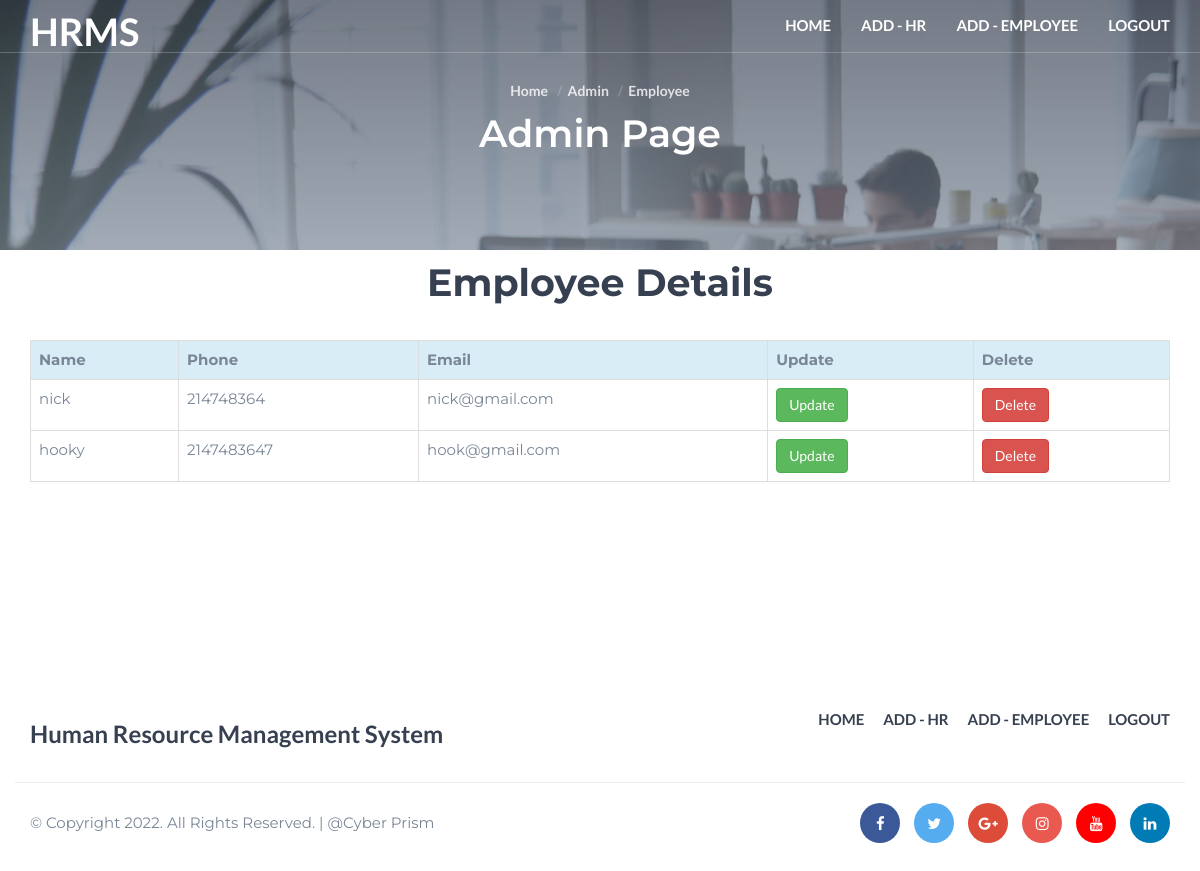
/admin/employee_view.php, run on the app's committed database.
### tables this page shows
CREATE TABLE `employee` (
  `id` int(50) NOT NULL,
  `name` varchar(100) NOT NULL,
  `phonenumber` int(20) NOT NULL,
  `email` varchar(50) NOT NULL,
  `salary` int(50) NOT NULL,
  `loginid` int(50) NOT NULL
);

### admin/employee_view.php (the view, shortened to what this page needs)
<!DOCTYPE html>
<html lang="en">
	<head>
		<link type="text/css" rel="stylesheet" href="css/bootstrap.min.css"/>
		<link rel="stylesheet" href="css/font-awesome.min.css">
		<link type="text/css" rel="stylesheet" href="css/style.css"/>
    </head>
	<body>
		<header id="header" class="transparent-nav">
			<div class="container">
				<div class="navbar-header">
					<div class="navbar-brand">
						<a class="logo" href="index.html">
							<h1 class="logoname">HRMS</h1>
						</a>
					</div>
				</div>
				<nav id="nav">
					<ul class="main-menu nav navbar-nav navbar-right">
						<li><a href="../admin/admin_index.php">Home</a></li>
						<li><a href="../admin/hr.php">Add - HR</a></li>
						<li><a href="../admin/employe.php">Add - Employee</a></li>
						<li><a href="../admin/logout.php">Logout</a></li>
					</ul>
				</nav>
			</div>
		</header>
		<div class="hero-area section">
			<div class="bg-image bg-parallax overlay" style="background-image:url(./img/page-background.jpg)"></div>
			<div class="container">
				<div class="row">
					<div class="col-md-10 col-md-offset-1 text-center">
						<ul class="hero-area-tree">
							<li><a href="../admin/admin_index.php">Home</a></li>
							<li>Admin</li>
                            <li>Employee</li>
						</ul>
						<h1 class="white-text">Admin Page</h1>
					</div>
				</div>
			</div>
		</div>
<section>
    <div class="container add-emp">
			<center><h1 class="p-2 mb-0 bg-dark text-light"><strong>Employee Details</strong></h1><br></center>
			<table class="table table-bordered table-hover">
					<tr>
						<th class="p-3 mb-2 bg-info text-light">Name </th>
						<th class="p-3 mb-2 bg-info text-light">Phone</th>
						<th class="p-3 mb-2 bg-info text-light">Email</th>
						<th class="p-3 mb-2 bg-info text-light">Update</th>
						<th class="p-3 mb-2 bg-info text-light">Delete</th>
					</tr>
					<?php
						include '../connection.php';
						$sql = "select * from employee";
						$result = mysqli_query($con, $sql);
						while ($data = mysqli_fetch_assoc($result))
						{
					?>      <td><?php echo $data['name'];?></td>
							<td><?php echo $data['phonenumber']?></td>
							<td><?php echo $data['email']?></td>
              <td><a class="btn btn-success py-2 px-3" href="employee_up.php?id=<?php echo $data['id']; ?>">Update</a> </td>
              <td><a class="btn btn-danger py-2 px-3"  href="hr_delete.php?id=<?php echo $data['id']; ?>">Delete</a> </td>
					<?php
						}
					?>
		    </table>
		</div>
</section>
<br><br><br><br><br>
		<footer id="footer" class="section">
			<div class="container">
				<div class="row">
					<div class="col-md-6">
						<div class="footer-logo">
							<a class="logo" href="index.html">
								<h3 class="text-secondary">Human Resource Management System</h3>
							</a>
						</div>
					</div>
					<div class="col-md-6">
						<ul class="footer-nav">
						<li><a href="../admin/admin_index.php">Home</a></li>
						<li><a href="../admin/hr.php">Add - HR</a></li>
						<li><a href="../admin/employe.php">Add - Employee</a></li>
						<li><a href="../admin/logout.php">Logout</a></li>
						</ul>
					</div>
				</div>
				<div id="bottom-footer" class="row">
					<div class="col-md-4 col-md-push-8">
						<ul class="footer-social">
							<li><a href="#" class="facebook"><i class="fa fa-facebook"></i></a></li>
							<li><a href="#" class="twitter"><i class="fa fa-twitter"></i></a></li>
							<li><a href="#" class="google-plus"><i class="fa fa-google-plus"></i></a></li>
							<li><a href="#" class="instagram"><i class="fa fa-instagram"></i></a></li>
							<li><a href="#" class="youtube"><i class="fa fa-youtube"></i></a></li>
							<li><a href="#" class="linkedin"><i class="fa fa-linkedin"></i></a></li>
						</ul>
					</div>
					<div class="col-md-8 col-md-pull-4">
						<div class="footer-copyright">
							<span>&copy; Copyright 2022. All Rights Reserved.  |  </a>@Cyber Prism</span>
						</div>
					</div>
				</div>
			</div>
		</footer>
	</body>
</html>

### admin/css/style.css (style rules this page uses)
body { font-family: 'Montserrat', sans-serif; font-size: 15px; font-weight: 400; color: #798696; overflow-x:hidden; }
h1,h2,h3,h4,h5,h6 { margin-top: 12px; margin-bottom: 15px; font-weight: 600; color: #374050; }
h1 { font-size:38px; }
h3 { font-size:24px; }
a { font-family: 'Lato', sans-serif; color: #374050; font-weight: 700; }
ul,ol { margin: 0; padding: 0; list-style: none }
.white-text { color: #FFF; }
.section { position:relative; padding-top:80px; padding-bottom:80px; }
.bg-image { position:absolute; left:0; right:0; top:0; bottom:0; background-position:center; background-size:cover; }
.bg-image.bg-parallax { background-attachment:fixed; }
.bg-image.overlay:after { content:""; position:absolute; left:0; right:0; top:0; bottom:0; background-image: -webkit-gradient(linear, left top, left bottom, from(#374050), to(#798696)); background-image: linear-gradient(to bottom, #374050 0%, #798696 100%); opacity: 0.7; }
.navbar-brand { padding: 0; }
.navbar-brand .logo { margin-top: 10px; display: inline-block; }
.logoname { color: #fff; margin-top: 1px; }
#header { position:relative; left:0; right:0; top:0; z-index:99; border-bottom:1px solid rgba(235, 235, 235, 0.25); background-color:#FFF; -webkit-transition:0.2s all; transition:0.2s all; }
#header.transparent-nav { position:absolute; background-color: transparent; }
#header.transparent-nav .main-menu li a { color:#FFF; }
.main-menu li a { text-transform:uppercase; -webkit-transition:0.2s all; transition:0.2s all; }
.main-menu li a:after { content:""; display:block; height:2px; background-color:#FF6700; width:100%; -webkit-transform: translateY(5px); -ms-transform: translateY(5px); transform: translateY(5px); opacity:0; -webkit-transition:0.2s all; transition:0.2s all; }
.hero-area { position:relative; padding-top: 80px; padding-bottom: 80px; }
.hero-area-tree li { display:inline-block; font-family: 'Lato', sans-serif; font-weight:600; font-size:14px; color:rgba(255, 255, 255, 0.8); }
.hero-area-tree li > a { color:rgba(255, 255, 255, 0.8); }
.hero-area-tree li + li:before { content: "/"; display: inline-block; margin: 0px 5px; color: rgba(235, 235, 235, 0.25); }
#bottom-footer { margin-top: 20px; padding-top: 20px; border-top: 1px solid #EBEBEB; }
.footer-logo .logo { margin-top: 20px; display: inline-block; }
.footer-nav { text-align: right; padding: 20px 0px; }
.footer-nav li { display:inline-block; margin-left:15px }
.footer-nav li a { display:block; text-transform:uppercase; -webkit-transition:0.2s color; transition:0.2s color; }
.footer-nav li a:after { content:""; display:block; height:2px; background-color:#FF6700; width:100%; -webkit-transform: translateY(5px); -ms-transform: translateY(5px); transform: translateY(5px); opacity:0; -webkit-transition:0.2s all; transition:0.2s all; }
.footer-copyright { line-height:40px; }
.footer-social { text-align:right; }
.footer-social li { display:inline-block; margin-left:10px; }
.footer-social li a { display:block; width:40px; height:40px; line-height:40px; text-align:center; border-radius:50%; color:#FFF; background-color:#EBEBEB; -webkit-transition:0.2s opacity; transition:0.2s opacity; }
.footer-social li a.facebook { background-color:#3b5998; }
.footer-social li a.twitter { background-color:#55acee; }
.footer-social li a.google-plus { background-color:#dd4b39; }
.footer-social li a.instagram { background-color:#e95950; }
.footer-social li a.youtube { background-color:#ff0000; }
.footer-social li a.linkedin { background-color:#007bb5; }

### data on the page
employee: name "nick", phonenumber "214748364", email "nick@gmail.com"
employee: name "hooky", phonenumber "2147483647", email "hook@gmail.com"
